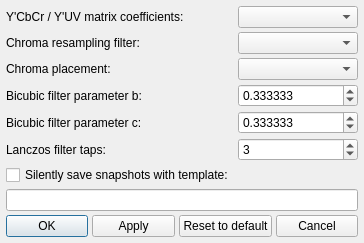
<?xml version="1.0" encoding="UTF-8"?>
<ui version="4.0">
 <class>PreviewAdvancedSettingsDialog</class>
 <widget class="QDialog" name="PreviewAdvancedSettingsDialog">
  <property name="geometry">
   <rect>
    <x>0</x>
    <y>0</y>
    <width>364</width>
    <height>181</height>
   </rect>
  </property>
  <property name="windowTitle">
   <string>Preview Advanced Settings</string>
  </property>
  <layout class="QGridLayout" name="gridLayout">
   <property name="leftMargin">
    <number>6</number>
   </property>
   <property name="topMargin">
    <number>6</number>
   </property>
   <property name="rightMargin">
    <number>6</number>
   </property>
   <property name="bottomMargin">
    <number>6</number>
   </property>
   <property name="spacing">
    <number>4</number>
   </property>
   <item row="3" column="0">
    <widget class="QLabel" name="label_4">
     <property name="text">
      <string>Bicubic filter parameter b:</string>
     </property>
    </widget>
   </item>
   <item row="0" column="1">
    <widget class="QComboBox" name="yuvMatrixCoefficientsComboBox"/>
   </item>
   <item row="2" column="1">
    <widget class="QComboBox" name="chromaPlacementComboBox"/>
   </item>
   <item row="1" column="1">
    <widget class="QComboBox" name="chromaResamplingFilterComboBox"/>
   </item>
   <item row="1" column="0">
    <widget class="QLabel" name="label_2">
     <property name="text">
      <string>Chroma resampling filter:</string>
     </property>
    </widget>
   </item>
   <item row="0" column="0">
    <widget class="QLabel" name="label">
     <property name="text">
      <string>Y'CbCr / Y'UV matrix coefficients:</string>
     </property>
    </widget>
   </item>
   <item row="2" column="0">
    <widget class="QLabel" name="label_3">
     <property name="text">
      <string>Chroma placement:</string>
     </property>
    </widget>
   </item>
   <item row="5" column="0">
    <widget class="QLabel" name="label_6">
     <property name="text">
      <string>Lanczos filter taps:</string>
     </property>
    </widget>
   </item>
   <item row="4" column="0">
    <widget class="QLabel" name="label_5">
     <property name="text">
      <string>Bicubic filter parameter c:</string>
     </property>
    </widget>
   </item>
   <item row="4" column="1">
    <widget class="QDoubleSpinBox" name="bicubicFilterParameterCSpinBox">
     <property name="decimals">
      <number>6</number>
     </property>
     <property name="minimum">
      <double>-100000.000000000000000</double>
     </property>
     <property name="maximum">
      <double>100000.000000000000000</double>
     </property>
     <property name="singleStep">
      <double>0.000001000000000</double>
     </property>
     <property name="value">
      <double>0.333333000000000</double>
     </property>
    </widget>
   </item>
   <item row="3" column="1">
    <widget class="QDoubleSpinBox" name="bicubicFilterParameterBSpinBox">
     <property name="decimals">
      <number>6</number>
     </property>
     <property name="minimum">
      <double>-100000.000000000000000</double>
     </property>
     <property name="maximum">
      <double>100000.000000000000000</double>
     </property>
     <property name="singleStep">
      <double>0.000001000000000</double>
     </property>
     <property name="value">
      <double>0.333333000000000</double>
     </property>
    </widget>
   </item>
   <item row="8" column="0" colspan="2">
    <layout class="QHBoxLayout" name="horizontalLayout">
     <item>
      <widget class="QPushButton" name="okButton">
       <property name="text">
        <string>OK</string>
       </property>
       <property name="autoDefault">
        <bool>true</bool>
       </property>
      </widget>
     </item>
     <item>
      <widget class="QPushButton" name="applyButton">
       <property name="text">
        <string>Apply</string>
       </property>
      </widget>
     </item>
     <item>
      <widget class="QPushButton" name="resetToDefaultButton">
       <property name="text">
        <string>Reset to default</string>
       </property>
      </widget>
     </item>
     <item>
      <widget class="QPushButton" name="cancelButton">
       <property name="text">
        <string>Cancel</string>
       </property>
      </widget>
     </item>
    </layout>
   </item>
   <item row="5" column="1">
    <widget class="QSpinBox" name="lanczosFilterTapsSpinBox">
     <property name="minimum">
      <number>2</number>
     </property>
     <property name="maximum">
      <number>4096</number>
     </property>
     <property name="value">
      <number>3</number>
     </property>
    </widget>
   </item>
   <item row="6" column="0">
    <widget class="QCheckBox" name="silentSnapshotCheckBox">
     <property name="text">
      <string>Silently save snapshots with template:</string>
     </property>
    </widget>
   </item>
   <item row="7" column="0" colspan="2">
    <widget class="QLineEdit" name="saveSnapshotTemplateLineEdit">
    </widget>
   </item>
  </layout>
 </widget>
 <resources/>
 <connections/>
</ui>
